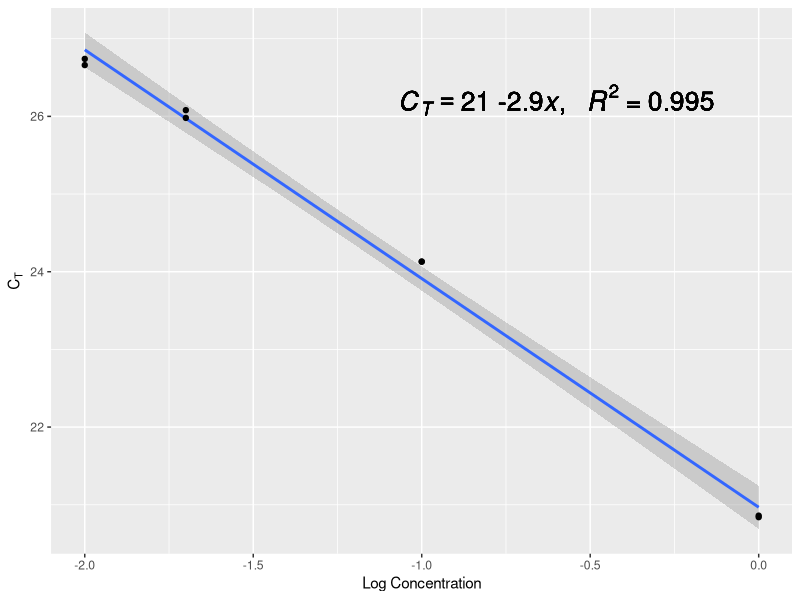
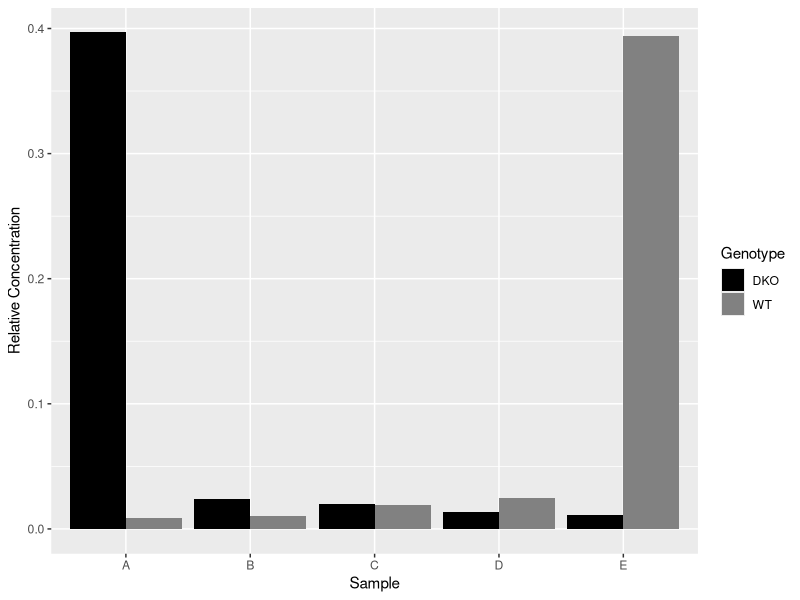
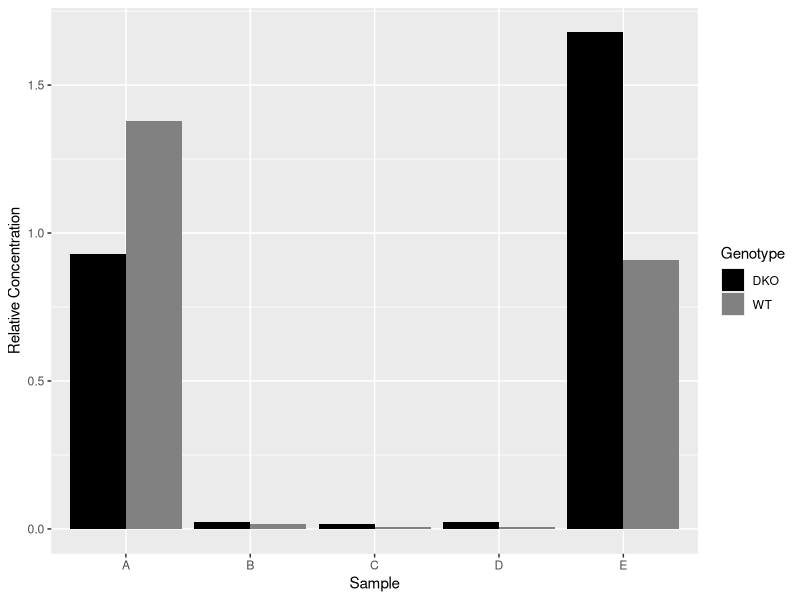

The R script that drew these images, in order:
library(ggplot2)
library(readxl)
library(dplyr)


# read in excel file which contains qPCR results (provided by Supervisor)
excel <- read_excel(path = "data/Course_MCiPqPCR9_9_20.xls")

# select only columns that are relevant for us (Pos, Sample, Ct)
# also select rows that are relevant for us. In this case all rows containing A (standard), B(SNRPN) 
# and H (spike in)

standard <- excel %>%
    select(c("Pos", "Sample", "Ct")) %>%
    filter(grepl("A\\d+", Pos))

gene <- excel %>%
    select(c("Pos", "Sample", "Ct")) %>%
    filter(grepl("B\\d+", Pos))

spike <- excel %>%
    select(c("Pos", "Sample", "Ct")) %>%
    filter(grepl("H\\d+", Pos))

# for standard we have to convert column Sample to double instead of chr
standard$Sample <- as.double(standard$Sample)


# calculate regression equation
lm_eqn <- lm(standard$Ct ~ standard$Sample)

metrics <- list(a = format(unname(coef(lm_eqn)[1]), digits = 2),
                b = format(unname(coef(lm_eqn)[2]), digits = 2),
                r2 = format(summary(lm_eqn)$r.squared, digits = 3))

eq <- substitute(italic(C[T]) == a * " "* b  *italic(x)*", "~~italic(R)^2~"="~r2, metrics)
equation <- as.character(as.expression(eq))


# plot the standard (row A)

#svg("StandardCurve.svg")
ggplot(standard, aes(x=Sample, y=Ct))+
    geom_smooth(method = "lm", se = T)+
    geom_point()+
    xlab("Log Concentration")+
    ylab(bquote(C[T]))+
    geom_text(x = -0.6, y=26.21, label=equation, parse = T, size=6.7)
#dev.off()

# use the regression equation (CT-20.967/-2.945 = Conc) to calculate the log concentration of our gene and spike in
gene["LogConcentration"] <- (gene$Ct-20.967)/-2.945

spike["LogConcentration"] <- (spike$Ct-20.967)/-2.945

# calculate relative concentrattion

gene["RelativeConcentration"] <- 10^gene$LogConcentration

spike["RelativeConcentration"] <- 10^spike$LogConcentration

# calculate average for technical duplicates

gene <- gene %>% 
            group_by(Sample) %>%
            mutate(AverageRelConc = mean(RelativeConcentration, na.rm = T))

spike <- spike %>%
    group_by(Sample) %>%
    mutate(AverageRelConc = mean(RelativeConcentration, na.rm = T))



# remove genotype from sample name and move it to new column
gene$Sample <- sub("wt\\d+|dko\\d+", "", gene$Sample)
gene["Genotype"] <- c(rep("WT",10), rep("DKO",10))

spike$Sample <- sub("wt\\d+|dko\\d+", "", spike$Sample)
spike["Genotype"] <- c(rep("WT",10), rep("DKO",10))

# plot the average Rel concentration for the gene
ggplot(gene, aes(x=Sample, y=AverageRelConc, fill=Genotype))+
    geom_bar(stat="identity", position = "dodge")+
    ylab("Relative Concentration")+
    scale_fill_manual(values = c("black", "#818181"))

# plot the average Rel concentration for the spike
ggplot(spike, aes(x=Sample, y=AverageRelConc, fill=Genotype))+
    geom_bar(stat="identity", position = "dodge")+
    ylab("Relative Concentration")+
    scale_fill_manual(values = c("black", "#818181"))


